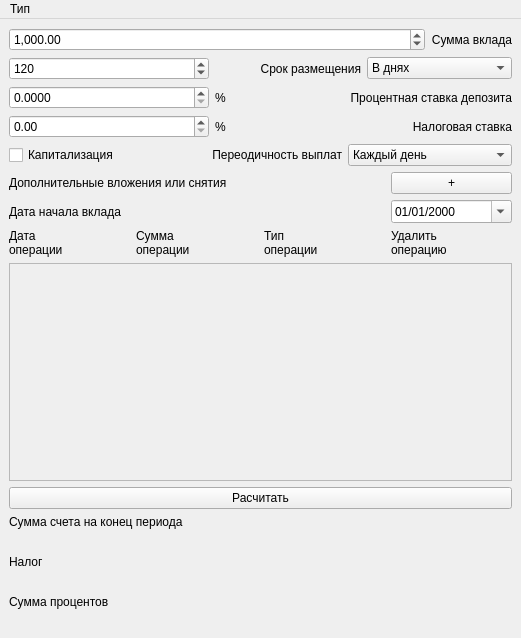
<?xml version="1.0" encoding="UTF-8"?>
<ui version="4.0">
 <class>depos_window_2</class>
 <widget class="QMainWindow" name="depos_window_2">
  <property name="geometry">
   <rect>
    <x>0</x>
    <y>0</y>
    <width>521</width>
    <height>638</height>
   </rect>
  </property>
  <property name="windowTitle">
   <string>Депозитный калькулятор</string>
  </property>
  <widget class="QWidget" name="centralwidget">
   <layout class="QVBoxLayout" name="verticalLayout_5">
    <item>
     <layout class="QVBoxLayout" name="verticalLayout_4">
      <item>
       <layout class="QHBoxLayout" name="horizontalLayout">
        <item>
         <widget class="QDoubleSpinBox" name="doubleSpinBox_summ">
          <property name="showGroupSeparator" stdset="0">
           <bool>true</bool>
          </property>
          <property name="maximum">
           <double>100000000000000007629769841091887003294964970946560.000000000000000</double>
          </property>
          <property name="singleStep">
           <double>0.010000000000000</double>
          </property>
          <property name="value">
           <double>1000.000000000000000</double>
          </property>
         </widget>
        </item>
        <item>
         <widget class="QLabel" name="label_summ">
          <property name="sizePolicy">
           <sizepolicy hsizetype="Maximum" vsizetype="Preferred">
            <horstretch>0</horstretch>
            <verstretch>0</verstretch>
           </sizepolicy>
          </property>
          <property name="text">
           <string>Сумма вклада</string>
          </property>
          <property name="alignment">
           <set>Qt::AlignRight|Qt::AlignTrailing|Qt::AlignVCenter</set>
          </property>
         </widget>
        </item>
       </layout>
      </item>
      <item>
       <layout class="QHBoxLayout" name="horizontalLayout_2">
        <item>
         <widget class="QSpinBox" name="spinBox_day">
          <property name="sizePolicy">
           <sizepolicy hsizetype="Fixed" vsizetype="Fixed">
            <horstretch>0</horstretch>
            <verstretch>0</verstretch>
           </sizepolicy>
          </property>
          <property name="minimumSize">
           <size>
            <width>200</width>
            <height>0</height>
           </size>
          </property>
          <property name="maximumSize">
           <size>
            <width>200</width>
            <height>16777215</height>
           </size>
          </property>
          <property name="maximum">
           <number>999999999</number>
          </property>
          <property name="value">
           <number>120</number>
          </property>
         </widget>
        </item>
        <item>
         <widget class="QLabel" name="label_day">
          <property name="text">
           <string>Срок размещения</string>
          </property>
          <property name="alignment">
           <set>Qt::AlignRight|Qt::AlignTrailing|Qt::AlignVCenter</set>
          </property>
         </widget>
        </item>
        <item>
         <widget class="QComboBox" name="comboBox_period">
          <item>
           <property name="text">
            <string>В днях</string>
           </property>
          </item>
          <item>
           <property name="text">
            <string>В месяцах</string>
           </property>
          </item>
          <item>
           <property name="text">
            <string>В годах</string>
           </property>
          </item>
         </widget>
        </item>
       </layout>
      </item>
      <item>
       <layout class="QHBoxLayout" name="horizontalLayout_3">
        <item>
         <widget class="QDoubleSpinBox" name="proc_doubleSpinBox">
          <property name="sizePolicy">
           <sizepolicy hsizetype="Fixed" vsizetype="Fixed">
            <horstretch>0</horstretch>
            <verstretch>0</verstretch>
           </sizepolicy>
          </property>
          <property name="minimumSize">
           <size>
            <width>200</width>
            <height>0</height>
           </size>
          </property>
          <property name="maximumSize">
           <size>
            <width>200</width>
            <height>16777215</height>
           </size>
          </property>
          <property name="decimals">
           <number>4</number>
          </property>
          <property name="singleStep">
           <double>0.000100000000000</double>
          </property>
         </widget>
        </item>
        <item>
         <widget class="QLabel" name="label_9">
          <property name="sizePolicy">
           <sizepolicy hsizetype="Minimum" vsizetype="Preferred">
            <horstretch>0</horstretch>
            <verstretch>0</verstretch>
           </sizepolicy>
          </property>
          <property name="text">
           <string>%</string>
          </property>
         </widget>
        </item>
        <item>
         <widget class="QLabel" name="label_proc">
          <property name="sizePolicy">
           <sizepolicy hsizetype="Expanding" vsizetype="Preferred">
            <horstretch>0</horstretch>
            <verstretch>0</verstretch>
           </sizepolicy>
          </property>
          <property name="text">
           <string>Процентная ставка депозита</string>
          </property>
          <property name="alignment">
           <set>Qt::AlignRight|Qt::AlignTrailing|Qt::AlignVCenter</set>
          </property>
         </widget>
        </item>
       </layout>
      </item>
      <item>
       <layout class="QHBoxLayout" name="horizontalLayout_4">
        <item>
         <widget class="QDoubleSpinBox" name="nalog_doubleSpinBox_2">
          <property name="sizePolicy">
           <sizepolicy hsizetype="Fixed" vsizetype="Fixed">
            <horstretch>0</horstretch>
            <verstretch>0</verstretch>
           </sizepolicy>
          </property>
          <property name="minimumSize">
           <size>
            <width>200</width>
            <height>0</height>
           </size>
          </property>
          <property name="maximumSize">
           <size>
            <width>200</width>
            <height>16777215</height>
           </size>
          </property>
         </widget>
        </item>
        <item>
         <widget class="QLabel" name="label_8">
          <property name="sizePolicy">
           <sizepolicy hsizetype="Minimum" vsizetype="Minimum">
            <horstretch>0</horstretch>
            <verstretch>0</verstretch>
           </sizepolicy>
          </property>
          <property name="text">
           <string>%</string>
          </property>
         </widget>
        </item>
        <item>
         <widget class="QLabel" name="label_nalog">
          <property name="sizePolicy">
           <sizepolicy hsizetype="Expanding" vsizetype="Preferred">
            <horstretch>0</horstretch>
            <verstretch>0</verstretch>
           </sizepolicy>
          </property>
          <property name="text">
           <string>Налоговая ставка</string>
          </property>
          <property name="alignment">
           <set>Qt::AlignRight|Qt::AlignTrailing|Qt::AlignVCenter</set>
          </property>
         </widget>
        </item>
       </layout>
      </item>
      <item>
       <layout class="QHBoxLayout" name="horizontalLayout_6">
        <item>
         <widget class="QCheckBox" name="capit_checkBox">
          <property name="text">
           <string>Капитализация</string>
          </property>
         </widget>
        </item>
        <item>
         <widget class="QLabel" name="label_11">
          <property name="text">
           <string>Переодичность выплат</string>
          </property>
          <property name="alignment">
           <set>Qt::AlignRight|Qt::AlignTrailing|Qt::AlignVCenter</set>
          </property>
         </widget>
        </item>
        <item>
         <widget class="QComboBox" name="comboBox">
          <item>
           <property name="text">
            <string>Каждый день</string>
           </property>
          </item>
          <item>
           <property name="text">
            <string>Каждую неделю</string>
           </property>
          </item>
          <item>
           <property name="text">
            <string>Каждый месяц</string>
           </property>
          </item>
          <item>
           <property name="text">
            <string>Каждый квартал</string>
           </property>
          </item>
          <item>
           <property name="text">
            <string>Каждый год</string>
           </property>
          </item>
          <item>
           <property name="text">
            <string>В конце периода</string>
           </property>
          </item>
         </widget>
        </item>
       </layout>
      </item>
     </layout>
    </item>
    <item>
     <layout class="QGridLayout" name="gridLayout">
      <item row="3" column="2">
       <widget class="QLabel" name="label_6">
        <property name="text">
         <string>Тип
операции</string>
        </property>
       </widget>
      </item>
      <item row="3" column="0">
       <widget class="QLabel" name="label_4">
        <property name="text">
         <string>Дата
операции</string>
        </property>
       </widget>
      </item>
      <item row="3" column="1">
       <widget class="QLabel" name="label_5">
        <property name="text">
         <string>Сумма
операции</string>
        </property>
       </widget>
      </item>
      <item row="3" column="3">
       <widget class="QLabel" name="label_7">
        <property name="text">
         <string>Удалить
операцию</string>
        </property>
       </widget>
      </item>
      <item row="0" column="3">
       <widget class="QPushButton" name="calc_pushButton_2">
        <property name="text">
         <string>+</string>
        </property>
       </widget>
      </item>
      <item row="1" column="3">
       <widget class="QDateEdit" name="start_dateEdit">
        <property name="displayFormat">
         <string>dd/MM/yyyy</string>
        </property>
        <property name="calendarPopup">
         <bool>true</bool>
        </property>
       </widget>
      </item>
      <item row="0" column="0" colspan="3">
       <widget class="QLabel" name="label_12">
        <property name="text">
         <string>Дополнительные вложения или снятия</string>
        </property>
       </widget>
      </item>
      <item row="1" column="0" colspan="3">
       <widget class="QLabel" name="start_date_lable">
        <property name="text">
         <string>Дата начала вклада</string>
        </property>
       </widget>
      </item>
     </layout>
    </item>
    <item>
     <widget class="QScrollArea" name="scrollArea">
      <property name="widgetResizable">
       <bool>true</bool>
      </property>
      <widget class="QWidget" name="scrollAreaWidgetContents">
       <property name="geometry">
        <rect>
         <x>0</x>
         <y>0</y>
         <width>501</width>
         <height>215</height>
        </rect>
       </property>
       <property name="sizePolicy">
        <sizepolicy hsizetype="Preferred" vsizetype="Expanding">
         <horstretch>0</horstretch>
         <verstretch>0</verstretch>
        </sizepolicy>
       </property>
       <property name="layoutDirection">
        <enum>Qt::LeftToRight</enum>
       </property>
      </widget>
     </widget>
    </item>
    <item>
     <widget class="QPushButton" name="calc_pushButton">
      <property name="text">
       <string>Расчитать</string>
      </property>
     </widget>
    </item>
    <item>
     <layout class="QVBoxLayout" name="verticalLayout_6">
      <item>
       <layout class="QVBoxLayout" name="verticalLayout_3">
        <item>
         <widget class="QLabel" name="label_3">
          <property name="text">
           <string>Сумма счета на конец периода</string>
          </property>
         </widget>
        </item>
        <item>
         <widget class="QLabel" name="label_summ_all_out">
          <property name="text">
           <string/>
          </property>
          <property name="scaledContents">
           <bool>false</bool>
          </property>
          <property name="textInteractionFlags">
           <set>Qt::LinksAccessibleByMouse|Qt::TextSelectableByMouse</set>
          </property>
         </widget>
        </item>
       </layout>
      </item>
      <item>
       <layout class="QVBoxLayout" name="verticalLayout_2">
        <property name="rightMargin">
         <number>40</number>
        </property>
        <item>
         <widget class="QLabel" name="label">
          <property name="text">
           <string>Налог</string>
          </property>
         </widget>
        </item>
        <item>
         <widget class="QLabel" name="label_nalog_out">
          <property name="text">
           <string/>
          </property>
          <property name="textInteractionFlags">
           <set>Qt::LinksAccessibleByMouse|Qt::TextSelectableByMouse</set>
          </property>
         </widget>
        </item>
       </layout>
      </item>
      <item>
       <layout class="QVBoxLayout" name="verticalLayout">
        <item>
         <widget class="QLabel" name="label_2">
          <property name="text">
           <string>Сумма процентов</string>
          </property>
         </widget>
        </item>
        <item>
         <widget class="QLabel" name="label_summ_out">
          <property name="text">
           <string/>
          </property>
          <property name="textInteractionFlags">
           <set>Qt::LinksAccessibleByMouse|Qt::TextSelectableByMouse</set>
          </property>
         </widget>
        </item>
       </layout>
      </item>
     </layout>
    </item>
   </layout>
  </widget>
  <widget class="QMenuBar" name="menubar">
   <property name="geometry">
    <rect>
     <x>0</x>
     <y>0</y>
     <width>521</width>
     <height>21</height>
    </rect>
   </property>
   <widget class="QMenu" name="menu">
    <property name="title">
     <string>Тип</string>
    </property>
    <addaction name="main_calc_buttom"/>
    <addaction name="Credit_calc_button"/>
    <addaction name="depos_calc_button"/>
   </widget>
   <addaction name="menu"/>
  </widget>
  <action name="main_calc_buttom">
   <property name="text">
    <string>Математический</string>
   </property>
  </action>
  <action name="Credit_calc_button">
   <property name="text">
    <string>Кредитный</string>
   </property>
  </action>
  <action name="depos_calc_button">
   <property name="text">
    <string>Депозитный</string>
   </property>
  </action>
 </widget>
 <resources/>
 <connections/>
</ui>
